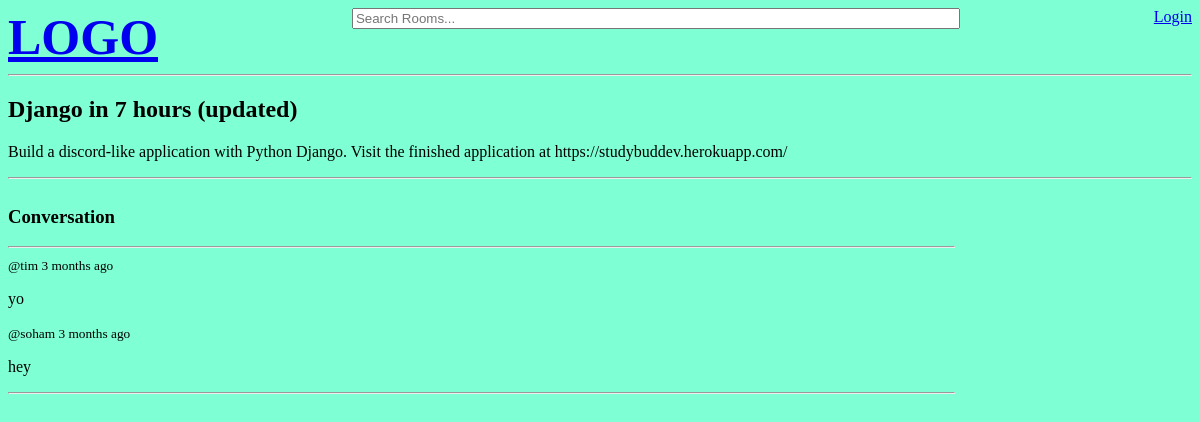
Page /room/6/ on the committed database.
### base/models.py (models this page shows, shortened)
class Room(models.Model):
    host = models.ForeignKey(User, on_delete=models.SET_NULL, null= True)
    topic = models.ForeignKey(Topic , on_delete=models.SET_NULL, null= True)
    name = models.CharField(max_length= 200)
    description = models.TextField(null=True, blank=True)
    participants = models.ManyToManyField(User, related_name='participants')
    updated = models.DateTimeField(auto_now=True)
    created = models.DateTimeField(auto_now_add=True)
    class Meta ():
        ordering = ['-updated', '-created']

class Message(models.Model):
    user = models.ForeignKey(User, on_delete=models.deletion.CASCADE)
    Room = models.ForeignKey(Room, on_delete=models.deletion.CASCADE)
    body = models.TextField()
    updated = models.DateTimeField(auto_now=True)
    created = models.DateTimeField(auto_now_add=True)
    class Meta ():
        ordering = ['-updated', '-created']

### base/views.py (the view, shortened to what this page needs)
# urls.py: path('room/<int:pk>/', views.room, name='room'),
def room(request, pk):
    room = Room.objects.get(id=pk)
    room_messages = room.message_set.all()
    participants = room.participants.all()
    context = {
        'room' : room,
        'room_messages': room_messages,
        'participants': participants,
    }
    return render(request, 'base/room.html', context)

### base/templates/base/room.html (shortened to what this page needs)
{% extends 'main.html' %}
{% block content %}
<h2>{{room.name}}</h2>
<p>
    {{room.description}}
</p>
<hr>
<div class="room-container">
    <div>
        <div class="conversation-rapper">
            <h3>Conversation</h3>
            <hr>
            {% for message in room_messages %}
                <div>
                    <small>@{{ message.user }} {{message.created|timesince}} ago</small>
                    <p>
                        {{message.body}}
                    </p>
                </div>
            {% endfor %}
            <hr>
        </div>
{% endblock %}

### static/style/main.css (style rules this page uses)
body { background-color: aquamarine; }

### base/templates/base/room.html (style rules this page uses)
.room-container { display: grid; grid-template-columns: 4fr 1fr; }

### rows in the picture
Room: name "Django in 7 hours (updated)", description "Build a discord-like application with Python Django. Visit the finished application at https://studybuddev.herokuapp.com/"
Message: user "tim", created "3 months", body "yo"
Message: user "soham", created "3 months", body "hey"
